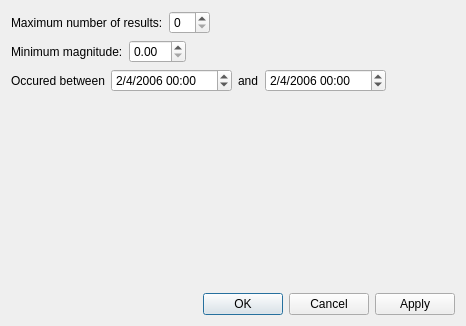
<?xml version="1.0" encoding="UTF-8"?>
<ui version="4.0">
 <class>EarthquakeConfigWidget</class>
 <widget class="QDialog" name="EarthquakeConfigWidget">
  <property name="geometry">
   <rect>
    <x>0</x>
    <y>0</y>
    <width>466</width>
    <height>326</height>
   </rect>
  </property>
  <property name="windowTitle">
   <string>Dialog</string>
  </property>
  <layout class="QVBoxLayout" name="verticalLayout_2">
   <item>
    <layout class="QVBoxLayout" name="verticalLayout">
     <item>
      <layout class="QHBoxLayout" name="horizontalLayout">
       <item>
        <widget class="QLabel" name="label">
         <property name="text">
          <string>Maximum number of results:</string>
         </property>
        </widget>
       </item>
       <item>
        <widget class="QSpinBox" name="m_numResults"/>
       </item>
       <item>
        <spacer name="horizontalSpacer">
         <property name="orientation">
          <enum>Qt::Horizontal</enum>
         </property>
         <property name="sizeHint" stdset="0">
          <size>
           <width>40</width>
           <height>20</height>
          </size>
         </property>
        </spacer>
       </item>
      </layout>
     </item>
     <item>
      <layout class="QHBoxLayout" name="horizontalLayout_2">
       <item>
        <widget class="QLabel" name="label_2">
         <property name="text">
          <string>Minimum magnitude:</string>
         </property>
        </widget>
       </item>
       <item>
        <widget class="QDoubleSpinBox" name="m_minMagnitude">
         <property name="maximum">
          <double>10.000000000000000</double>
         </property>
         <property name="singleStep">
          <double>0.500000000000000</double>
         </property>
        </widget>
       </item>
       <item>
        <spacer name="horizontalSpacer_2">
         <property name="orientation">
          <enum>Qt::Horizontal</enum>
         </property>
         <property name="sizeHint" stdset="0">
          <size>
           <width>40</width>
           <height>20</height>
          </size>
         </property>
        </spacer>
       </item>
      </layout>
     </item>
     <item>
      <layout class="QHBoxLayout" name="horizontalLayout_3">
       <item>
        <widget class="QLabel" name="label_3">
         <property name="text">
          <string>Occured between</string>
         </property>
        </widget>
       </item>
       <item>
        <widget class="QDateTimeEdit" name="m_startDate">
         <property name="dateTime">
          <datetime>
           <hour>0</hour>
           <minute>0</minute>
           <second>0</second>
           <year>2006</year>
           <month>2</month>
           <day>4</day>
          </datetime>
         </property>
         <property name="displayFormat">
          <string>M/d/yyyy hh:mm</string>
         </property>
        </widget>
       </item>
       <item>
        <widget class="QLabel" name="label_4">
         <property name="text">
          <string>and</string>
         </property>
        </widget>
       </item>
       <item>
        <widget class="QDateTimeEdit" name="m_endDate">
         <property name="dateTime">
          <datetime>
           <hour>0</hour>
           <minute>0</minute>
           <second>0</second>
           <year>2006</year>
           <month>2</month>
           <day>4</day>
          </datetime>
         </property>
         <property name="displayFormat">
          <string>M/d/yyyy hh:mm</string>
         </property>
        </widget>
       </item>
       <item>
        <spacer name="horizontalSpacer_3">
         <property name="orientation">
          <enum>Qt::Horizontal</enum>
         </property>
         <property name="sizeHint" stdset="0">
          <size>
           <width>40</width>
           <height>20</height>
          </size>
         </property>
        </spacer>
       </item>
      </layout>
     </item>
    </layout>
   </item>
   <item>
    <spacer name="verticalSpacer">
     <property name="orientation">
      <enum>Qt::Vertical</enum>
     </property>
     <property name="sizeHint" stdset="0">
      <size>
       <width>20</width>
       <height>40</height>
      </size>
     </property>
    </spacer>
   </item>
   <item>
    <widget class="QDialogButtonBox" name="m_buttonBox">
     <property name="orientation">
      <enum>Qt::Horizontal</enum>
     </property>
     <property name="standardButtons">
      <set>QDialogButtonBox::Apply|QDialogButtonBox::Cancel|QDialogButtonBox::Ok</set>
     </property>
    </widget>
   </item>
  </layout>
 </widget>
 <resources/>
 <connections>
  <connection>
   <sender>m_buttonBox</sender>
   <signal>accepted()</signal>
   <receiver>EarthquakeConfigWidget</receiver>
   <slot>accept()</slot>
   <hints>
    <hint type="sourcelabel">
     <x>248</x>
     <y>254</y>
    </hint>
    <hint type="destinationlabel">
     <x>157</x>
     <y>274</y>
    </hint>
   </hints>
  </connection>
  <connection>
   <sender>m_buttonBox</sender>
   <signal>rejected()</signal>
   <receiver>EarthquakeConfigWidget</receiver>
   <slot>reject()</slot>
   <hints>
    <hint type="sourcelabel">
     <x>316</x>
     <y>260</y>
    </hint>
    <hint type="destinationlabel">
     <x>286</x>
     <y>274</y>
    </hint>
   </hints>
  </connection>
 </connections>
</ui>
